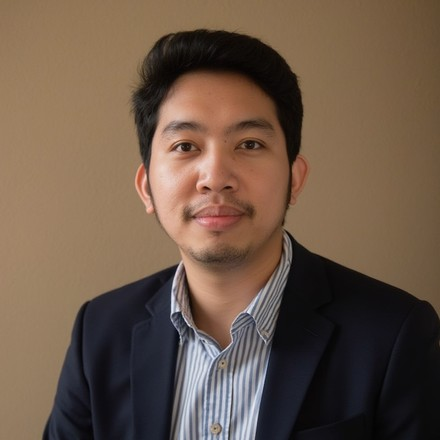
#> input picture assets/redi-440.jpg, 440 x 440 px
$ python make-og.py ../assets/redi-440.jpg
#> lines starting #> are read from the running program, lines starting #| are printed output that depends on the picture; after the words box and inside, x2 and y2 are one past the last pixel; in counts of white or black regions, pixels touching at a corner belong together
#!/usr/bin/env python3
"""
Generate the Open Graph card — assets/og.png (1200x630).

    python3 tools/make-og.py            # photo variant (default)
    python3 tools/make-og.py --logo     # Timur logo variant
    python3 tools/make-og.py --both     # writes og-photo.png and og-logo.png to preview

This is the image LinkedIn, X, WhatsApp and Slack show when someone pastes
your URL. It is a real image file, NOT rendered from the page, so it does
NOT update when you edit the site copy. Rerun this script whenever the
name, tagline, subtitle or domain changes.

Everything you would want to edit is in the CONFIG block below.
"""

import os
import sys
import textwrap

from PIL import Image, ImageDraw, ImageFont

os.chdir(os.path.dirname(os.path.dirname(os.path.abspath(__file__))))

# ---------------------------------------------------------------- CONFIG ----
# Edit these. They must match the site copy.
NAME     = "Redi Sunarta"
TAGLINE  = "Analytics for consumer tech"
SUBTITLE = ("I help consumer tech companies make promotional "
            "and incentive spend actually profitable.")
DOMAIN   = "timurletter.com"
PLACE    = "Jakarta, Indonesia"

PHOTO = "assets/redi-440.jpg"
LOGO  = "assets/timur-logo.png"

# Design tokens — same values as css/style.css
INK    = (26, 26, 26)        # --ink      #1A1A1A
MUTED  = (90, 90, 90)        # body grey
PAPER  = (250, 250, 248)     # --paper    #FAFAF8
ACCENT = (11, 95, 255)       # --accent   #0B5FFF
HAIR   = (223, 223, 218)     # hairline rule
LOGO_INK = (21, 47, 40)      # Timur mark  #152F28

W, H = 1200, 630             # the size every platform expects
LOGO_SIZE = 216              # logo drawn smaller than the 264px photo box,
                             # so a mark gets breathing room a portrait doesn't need
# ---------------------------------------------------------------------------

FONT_DIR = "/usr/share/fonts/truetype/liberation2"
if not os.path.isdir(FONT_DIR):
    FONT_DIR = "/usr/share/fonts/truetype/liberation"


def font(weight, size):
    path = os.path.join(FONT_DIR, f"LiberationSans-{weight}.ttf")
    if not os.path.exists(path):
        path = "/usr/share/fonts/truetype/dejavu/DejaVuSans.ttf"
    return ImageFont.truetype(path, size)


def wrap(draw, text, fnt, max_w):
    """Greedy wrap by measured pixel width, not character count."""
    words, lines, cur = text.split(), [], ""
    for word in words:
        trial = f"{cur} {word}".strip()
        if draw.textlength(trial, font=fnt) <= max_w or not cur:
            cur = trial
        else:
            lines.append(cur)
            cur = word
    if cur:
        lines.append(cur)
    return lines


def rounded(img, size, radius):
    """Square-crop, resize, and round the corners of an image."""
    side = min(img.size)
    left, top = (img.width - side) // 2, (img.height - side) // 2
    img = img.crop((left, top, left + side, top + side))
    img = img.resize((size, size), Image.LANCZOS).convert("RGB")
    mask = Image.new("L", (size, size), 0)
    ImageDraw.Draw(mask).rounded_rectangle([0, 0, size - 1, size - 1],
                                           radius=radius, fill=255)
    img.putalpha(mask)
    return img


def build(art_path, out_path, contain=False):
#> called with art_path = 'assets/redi-440.jpg', out_path = 'assets/og.png', contain = False
    card = Image.new("RGB", (W, H), PAPER)
    d = ImageDraw.Draw(card)

    X = 80                     # left margin
    ART = 264                  # artwork box
    ART_X = W - X - ART        # right-aligned artwork
    TEXT_W = ART_X - X - 56    # text column, 56px gutter before the artwork

    # accent rule — the same visual signature as the site header
    d.rounded_rectangle([X, 74, X + 66, 82], radius=4, fill=ACCENT)

    y = 128
    f_name = font("Bold", 70)
    d.text((X, y), NAME, font=f_name, fill=INK)
    y += 96

    f_tag = font("Regular", 40)
    for line in wrap(d, TAGLINE, f_tag, TEXT_W):
#> in wrap, `words, lines, cur = text.split(), [], ""`: words = ['Analytics', 'for', 'consumer', 'tech']; cur = ''
        d.text((X, y), line, font=f_tag, fill=INK)
        y += 52
#> this loop made 1 pass
#> after the loop, y = 276

    y += 30
#> y = 306
    d.line([X, y, ART_X - 56, y], fill=HAIR, width=1)
    y += 34
#> y = 340

    f_sub = font("Regular", 27)
    for line in wrap(d, SUBTITLE, f_sub, TEXT_W):
        d.text((X, y), line, font=f_sub, fill=MUTED)
        y += 38
#> this loop made 2 passes
#> y on pass 1: 378
#> (line, y) on pass 2: ('incentive spend actually profitable.', 416)
#> after the loop, y = 416

    # domain and place, baseline-anchored to the bottom margin
    f_dom = font("Bold", 27)
    f_place = font("Regular", 22)
    d.text((X, H - 122), DOMAIN, font=f_dom, fill=ACCENT)
    d.text((X, H - 78), PLACE, font=f_place, fill=MUTED)

    # artwork, vertically centred against the name + tagline block
    art = Image.open(art_path)
#> art is the input picture: PIL image 440x440 RGB; mean R, G, B 108.3, 88, 72.3
    if contain:
        # The logo ships as dark-on-white with anti-aliased edges, so pasting
        # it as a block leaves a visible rectangle: its background is
        # #FCFDFD-#FFFFFF with a slight horizontal gradient, while the paper
        # is the warmer #FAFAF8.
        #
        # Multiply-blending gets close but cannot cancel the gradient — one
        # white point leaves one edge two levels off, which is still faintly
        # visible. A hard cutout would leave a pale halo on the anti-aliased
        # spokes.
        #
        # The mark is monochrome (#152F28 throughout), so the reliable move is
        # to treat luminance as an ink-coverage matte and repaint it: every
        # background pixel resolves to *exactly* the paper colour whatever the
        # gradient does, solid pixels to exactly the logo green, and the
        # anti-aliased spoke edges to a correct blend of the two.
        art = art.convert("RGB")
        art.thumbnail((LOGO_SIZE, LOGO_SIZE), Image.LANCZOS)
        lw, lh = art.size
        px = art.load()

        lum = [[(299 * px[ix, iy][0] + 587 * px[ix, iy][1]
                 + 114 * px[ix, iy][2]) // 1000
                for ix in range(lw)] for iy in range(lh)]
        flat = sorted(v for row in lum for v in row)
        # a high percentile, not max, so gradient noise clamps to zero coverage
        white = max(1, flat[int(len(flat) * 0.995)])
        black = flat[int(len(flat) * 0.002)]
        span = max(1, white - black)

        # Background pixels sit a shade below the white point, which would
        # leave them at ~1% coverage — enough to still read as a faint box.
        # Anything under 4% coverage is background noise, not artwork: a real
        # anti-aliased spoke edge ramps through that range in well under a
        # pixel, so snapping it to zero costs nothing visible.
        DEADBAND = 0.04

        for iy in range(lh):
            for ix in range(lw):
                a = (white - lum[iy][ix]) / span
                a = 0.0 if a < DEADBAND else (1.0 if a > 1.0 else a)
                px[ix, iy] = tuple(
                    round(PAPER[i] + a * (LOGO_INK[i] - PAPER[i]))
                    for i in range(3)
                )
        # centre the logo inside the same 264px box the portrait occupies,
        # so the two variants share one layout
        card.paste(art, (ART_X + (ART - lw) // 2, 136 + (ART - lh) // 2))
    else:
        art = rounded(art, ART, 10)
#> in rounded, `mask = Image.new("L", (size, size), 0)`: mask: PIL image 264x264 L; every value is 0
#> in rounded, `ImageDraw.Draw(mask).rounded_rectangle([0, 0, size - 1, size - 1], rad..`:
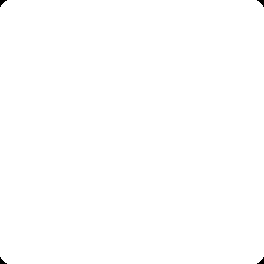
#> mask: PIL image 264x264 L; 99.9% white; 4 black regions, box (x1, y1, x2, y2) and area: (0, 0, 7, 7) 23, (257, 0, 264, 7) 23, (0, 257, 7, 264) 23, (257, 257, 264, 264) 23
        card.paste(art, (ART_X, 136), art)
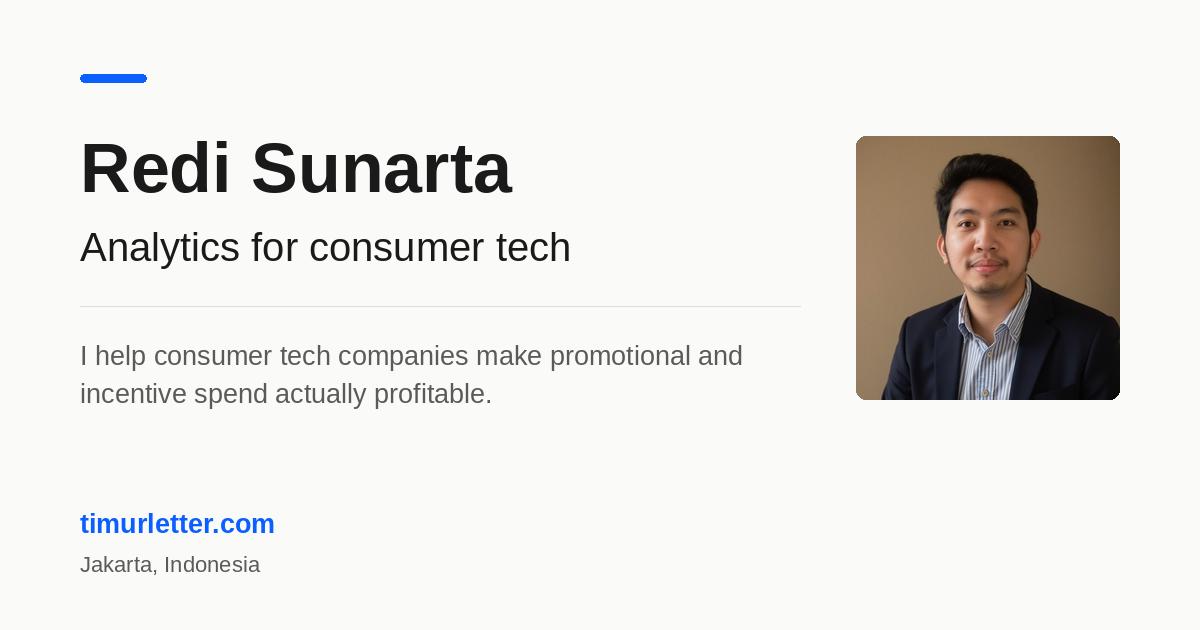
#> card: PIL image 1200x630 RGB; mean R, G, B 231.1, 229.5, 226.7

    card.save(out_path, "PNG", optimize=True)
    kb = os.path.getsize(out_path) / 1024
    print(f"  wrote {out_path}  {W}x{H}  {kb:.0f} KB")


if __name__ == "__main__":
    if "--both" in sys.argv:
        # underscore prefix: assets/_* is gitignored, so throwaway previews
        # can never be committed by accident
        build(PHOTO, "assets/_og-photo.png")
        build(LOGO, "assets/_og-logo.png", contain=True)
        print("\npreview both, then rerun without --both (or with --logo) "
              "to write assets/og.png")
    elif "--logo" in sys.argv:
        build(LOGO, "assets/og.png", contain=True)
    else:
        build(PHOTO, "assets/og.png")

$ run again, with assets/redi-640.jpg copied over assets/redi-440.jpg
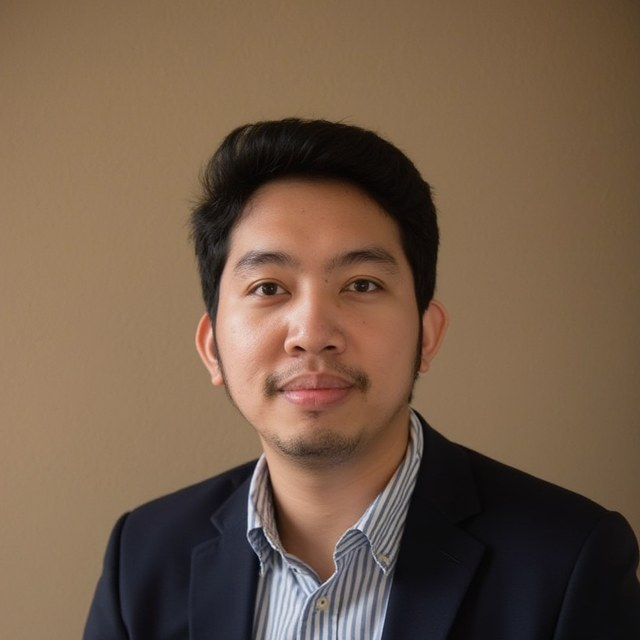
#> input picture assets/redi-640.jpg, 640 x 640 px
#> words = ['Analytics', 'for', 'consumer', 'tech']; cur = ''
#> the loop in build, `for line in wrap(d, TAGLINE, f_tag, TEXT_W):` made 1 pass
#> (line, y) on pass 1: ('Analytics for consumer tech', 276)
#> after the loop in build, `for line in wrap(d, TAGLINE, f_tag, TEXT_W):`: y = 276
#> in build, `y += 30`: y = 306
#> in build, `y += 34`: y = 340
#> the loop in build, `for line in wrap(d, SUBTITLE, f_sub, TEXT_W):` made 2 passes
#> y on pass 1: 378
#> after the loop in build, `for line in wrap(d, SUBTITLE, f_sub, TEXT_W):`: y = 416
#> in build, art is the input picture: PIL image 640x640 RGB; mean R, G, B 116.3, 92.9, 73.4
#> in build, `card.paste(art, (ART_X, 136), art)`:
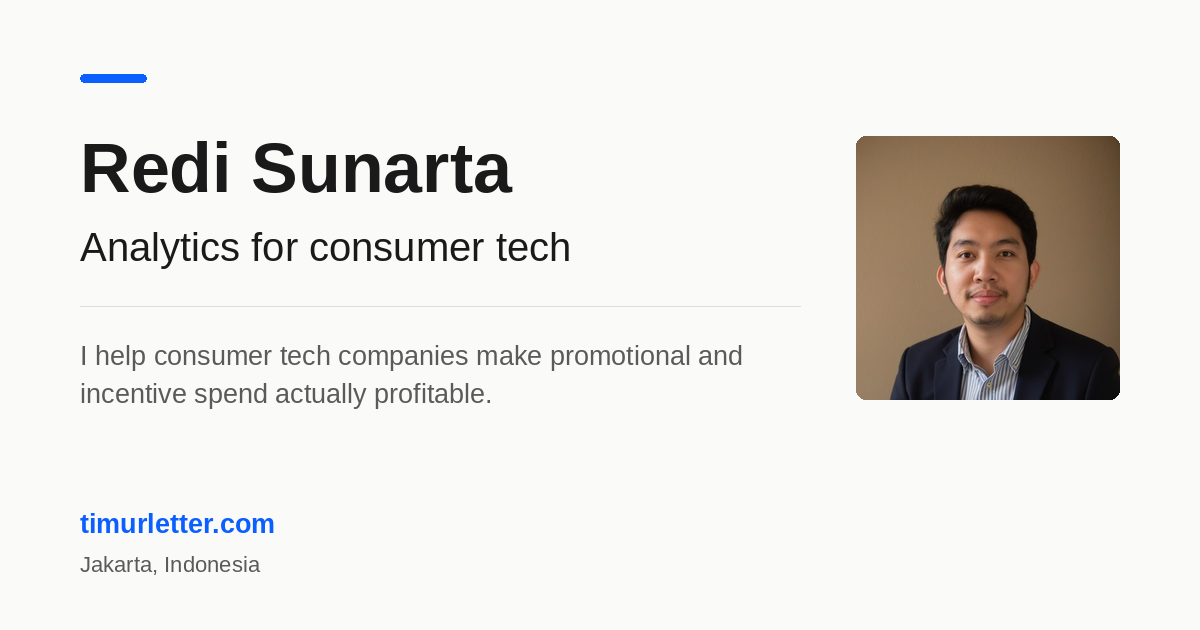
#> card: PIL image 1200x630 RGB; mean R, G, B 231.8, 229.9, 226.8
